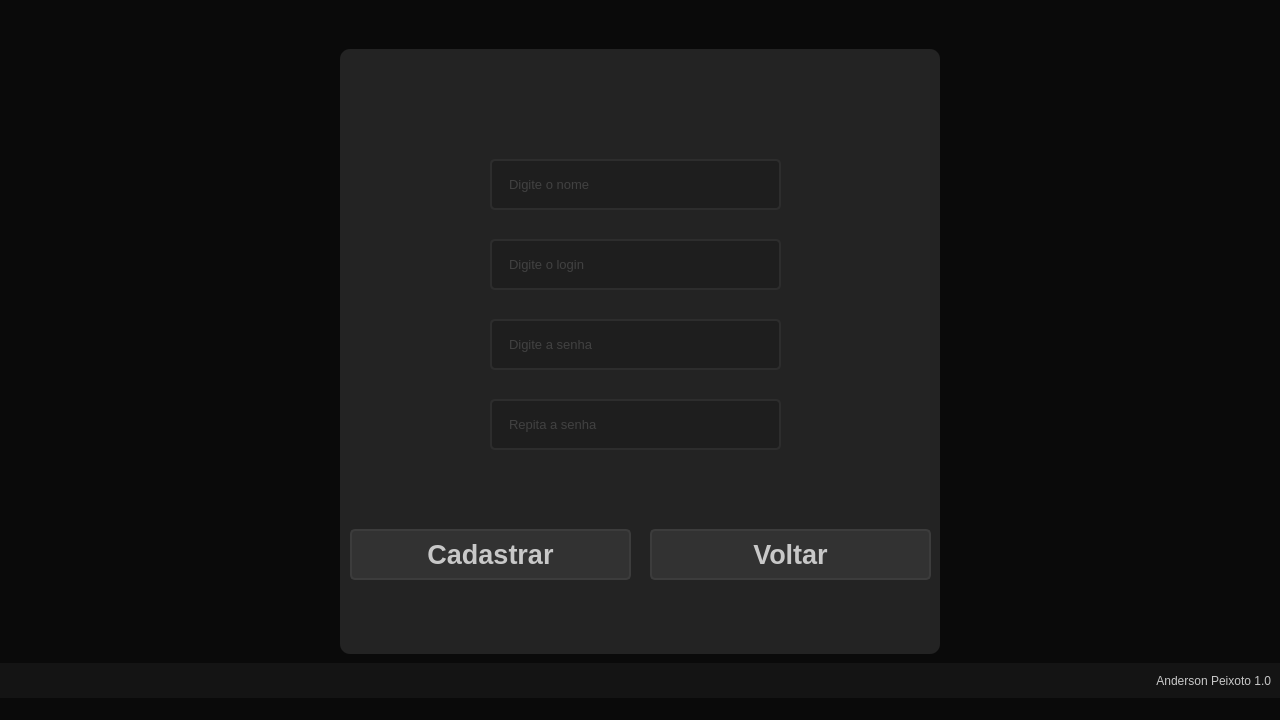
<?xml version="1.0" encoding="UTF-8"?>
<ui version="4.0">
 <class>MainWindow</class>
 <widget class="QMainWindow" name="MainWindow">
  <property name="geometry">
   <rect>
    <x>0</x>
    <y>0</y>
    <width>1280</width>
    <height>720</height>
   </rect>
  </property>
  <property name="minimumSize">
   <size>
    <width>500</width>
    <height>700</height>
   </size>
  </property>
  <property name="windowTitle">
   <string>Login</string>
  </property>
  <property name="windowIcon">
   <iconset>
    <normaloff>Icon.ico</normaloff>Icon.ico</iconset>
  </property>
  <property name="styleSheet">
   <string notr="true">color: rgb(200, 200, 200);
background-color: rgb(10, 10, 10);</string>
  </property>
  <widget class="QWidget" name="centralwidget">
   <layout class="QVBoxLayout" name="verticalLayout">
    <property name="spacing">
     <number>0</number>
    </property>
    <property name="leftMargin">
     <number>0</number>
    </property>
    <property name="topMargin">
     <number>0</number>
    </property>
    <property name="rightMargin">
     <number>0</number>
    </property>
    <property name="bottomMargin">
     <number>0</number>
    </property>
    <item>
     <widget class="QFrame" name="top_bar">
      <property name="maximumSize">
       <size>
        <width>16777215</width>
        <height>40</height>
       </size>
      </property>
      <property name="styleSheet">
       <string notr="true"/>
      </property>
      <property name="frameShape">
       <enum>QFrame::NoFrame</enum>
      </property>
      <property name="frameShadow">
       <enum>QFrame::Raised</enum>
      </property>
      <layout class="QHBoxLayout" name="horizontalLayout_2">
       <property name="spacing">
        <number>0</number>
       </property>
       <property name="leftMargin">
        <number>0</number>
       </property>
       <property name="topMargin">
        <number>5</number>
       </property>
       <property name="rightMargin">
        <number>0</number>
       </property>
       <property name="bottomMargin">
        <number>0</number>
       </property>
      </layout>
     </widget>
    </item>
    <item>
     <widget class="QFrame" name="content">
      <property name="styleSheet">
       <string notr="true"/>
      </property>
      <property name="frameShape">
       <enum>QFrame::NoFrame</enum>
      </property>
      <property name="frameShadow">
       <enum>QFrame::Raised</enum>
      </property>
      <layout class="QHBoxLayout" name="horizontalLayout">
       <item>
        <widget class="QFrame" name="login_area">
         <property name="maximumSize">
          <size>
           <width>600</width>
           <height>700</height>
          </size>
         </property>
         <property name="styleSheet">
          <string notr="true">background-color: rgb(35, 35, 35);
border-radius: 10px;</string>
         </property>
         <property name="frameShape">
          <enum>QFrame::NoFrame</enum>
         </property>
         <property name="frameShadow">
          <enum>QFrame::Raised</enum>
         </property>
         <widget class="QLineEdit" name="lineEdit">
          <property name="geometry">
           <rect>
            <x>150</x>
            <y>110</y>
            <width>291</width>
            <height>51</height>
           </rect>
          </property>
          <property name="font">
           <font>
            <family>Segoe UI</family>
            <pointsize>10</pointsize>
           </font>
          </property>
          <property name="styleSheet">
           <string notr="true">QLineEdit {
	border: 2px solid rgb(45,45,45);
	border-radius: 5px;
	padding: 15px;
	color: rgb(100,100,100);
	background-color: rgb(30, 30,30);
}

QLineEdit:hover{
	border: 2px solid rgb(55,55,55);

}

QLineEdit:focus{
	border: 2px solid rgb(255,207,0);
	color: rgb(200,200,200);
}</string>
          </property>
          <property name="maxLength">
           <number>32</number>
          </property>
          <property name="placeholderText">
           <string>Digite o nome</string>
          </property>
         </widget>
         <widget class="QLineEdit" name="lineEdit_3">
          <property name="geometry">
           <rect>
            <x>150</x>
            <y>270</y>
            <width>291</width>
            <height>51</height>
           </rect>
          </property>
          <property name="font">
           <font>
            <family>Segoe UI</family>
            <pointsize>10</pointsize>
           </font>
          </property>
          <property name="styleSheet">
           <string notr="true">QLineEdit {
	border: 2px solid rgb(45,45,45);
	border-radius: 5px;
	padding: 15px;
	color: rgb(100,100,100);
	background-color: rgb(30, 30,30);
}

QLineEdit:hover{
	border: 2px solid rgb(55,55,55);

}

QLineEdit:focus{
	border: 2px solid rgb(255,207,0);
	color: rgb(200,200,200);
}</string>
          </property>
          <property name="maxLength">
           <number>16</number>
          </property>
          <property name="echoMode">
           <enum>QLineEdit::Password</enum>
          </property>
          <property name="placeholderText">
           <string>Digite a senha</string>
          </property>
         </widget>
         <widget class="QPushButton" name="pushButton">
          <property name="geometry">
           <rect>
            <x>10</x>
            <y>480</y>
            <width>281</width>
            <height>51</height>
           </rect>
          </property>
          <property name="font">
           <font>
            <pointsize>20</pointsize>
            <weight>75</weight>
            <bold>true</bold>
           </font>
          </property>
          <property name="styleSheet">
           <string notr="true">QPushButton{
	
	background-color: rgb(50, 50, 50);
	border: 2px solid rgb(60,60,60);
	border-radius: 5px;
}

QPushButton:hover{
	
	border: 2px solid rgb(70,70,70);
	border-radius: 5px;
}

QPushButton:pressed{
	
	background-color: rgb(250, 230, 0);
	border: 2px solid rgb(255,165,24);
	color: 5px;
	color: rgb(35,35,35);
}</string>
          </property>
          <property name="text">
           <string>Cadastrar</string>
          </property>
         </widget>
         <widget class="QLabel" name="label_5">
          <property name="geometry">
           <rect>
            <x>130</x>
            <y>330</y>
            <width>181</width>
            <height>20</height>
           </rect>
          </property>
          <property name="font">
           <font>
            <weight>75</weight>
            <bold>true</bold>
           </font>
          </property>
          <property name="styleSheet">
           <string notr="true">color: rgb(255, 0, 0);</string>
          </property>
          <property name="text">
           <string/>
          </property>
         </widget>
         <widget class="QLineEdit" name="lineEdit_4">
          <property name="geometry">
           <rect>
            <x>150</x>
            <y>350</y>
            <width>291</width>
            <height>51</height>
           </rect>
          </property>
          <property name="font">
           <font>
            <family>Segoe UI</family>
            <pointsize>10</pointsize>
           </font>
          </property>
          <property name="styleSheet">
           <string notr="true">QLineEdit {
	border: 2px solid rgb(45,45,45);
	border-radius: 5px;
	padding: 15px;
	color: rgb(100,100,100);
	background-color: rgb(30, 30,30);
}

QLineEdit:hover{
	border: 2px solid rgb(55,55,55);

}

QLineEdit:focus{
	border: 2px solid rgb(255,207,0);
	color: rgb(200,200,200);
}</string>
          </property>
          <property name="maxLength">
           <number>16</number>
          </property>
          <property name="echoMode">
           <enum>QLineEdit::Password</enum>
          </property>
          <property name="placeholderText">
           <string>Repita a senha</string>
          </property>
         </widget>
         <widget class="QLineEdit" name="lineEdit_2">
          <property name="geometry">
           <rect>
            <x>150</x>
            <y>190</y>
            <width>291</width>
            <height>51</height>
           </rect>
          </property>
          <property name="font">
           <font>
            <family>Segoe UI</family>
            <pointsize>10</pointsize>
           </font>
          </property>
          <property name="styleSheet">
           <string notr="true">QLineEdit {
	border: 2px solid rgb(45,45,45);
	border-radius: 5px;
	padding: 15px;
	color: rgb(100,100,100);
	background-color: rgb(30, 30,30);
}

QLineEdit:hover{
	border: 2px solid rgb(55,55,55);

}

QLineEdit:focus{
	border: 2px solid rgb(255,207,0);
	color: rgb(200,200,200);
}</string>
          </property>
          <property name="maxLength">
           <number>32</number>
          </property>
          <property name="placeholderText">
           <string>Digite o login</string>
          </property>
         </widget>
         <widget class="QPushButton" name="pushButton_2">
          <property name="geometry">
           <rect>
            <x>310</x>
            <y>480</y>
            <width>281</width>
            <height>51</height>
           </rect>
          </property>
          <property name="font">
           <font>
            <pointsize>20</pointsize>
            <weight>75</weight>
            <bold>true</bold>
           </font>
          </property>
          <property name="styleSheet">
           <string notr="true">QPushButton{
	
	background-color: rgb(50, 50, 50);
	border: 2px solid rgb(60,60,60);
	border-radius: 5px;
}

QPushButton:hover{
	
	border: 2px solid rgb(70,70,70);
	border-radius: 5px;
}

QPushButton:pressed{
	
	background-color: rgb(250, 230, 0);
	border: 2px solid rgb(255,165,24);
	color: 5px;
	color: rgb(35,35,35);
}</string>
          </property>
          <property name="text">
           <string>Voltar</string>
          </property>
         </widget>
         <widget class="QLabel" name="label_2">
          <property name="geometry">
           <rect>
            <x>210</x>
            <y>70</y>
            <width>231</width>
            <height>20</height>
           </rect>
          </property>
          <property name="font">
           <font>
            <weight>75</weight>
            <bold>true</bold>
           </font>
          </property>
          <property name="styleSheet">
           <string notr="true">color: rgb(0, 0, 255);</string>
          </property>
          <property name="text">
           <string/>
          </property>
         </widget>
         <widget class="QLabel" name="label_3">
          <property name="geometry">
           <rect>
            <x>180</x>
            <y>330</y>
            <width>231</width>
            <height>16</height>
           </rect>
          </property>
          <property name="styleSheet">
           <string notr="true">color: rgb(255, 0, 0);</string>
          </property>
          <property name="text">
           <string/>
          </property>
         </widget>
        </widget>
       </item>
      </layout>
     </widget>
    </item>
    <item>
     <widget class="QFrame" name="bottom">
      <property name="maximumSize">
       <size>
        <width>16777215</width>
        <height>35</height>
       </size>
      </property>
      <property name="styleSheet">
       <string notr="true">background-color: rgb(20, 20, 20);</string>
      </property>
      <property name="frameShape">
       <enum>QFrame::NoFrame</enum>
      </property>
      <property name="frameShadow">
       <enum>QFrame::Raised</enum>
      </property>
      <layout class="QVBoxLayout" name="verticalLayout_2">
       <item>
        <widget class="QLabel" name="label">
         <property name="text">
          <string>Anderson Peixoto 1.0</string>
         </property>
         <property name="alignment">
          <set>Qt::AlignRight|Qt::AlignTrailing|Qt::AlignVCenter</set>
         </property>
        </widget>
       </item>
      </layout>
     </widget>
    </item>
   </layout>
  </widget>
  <widget class="QMenuBar" name="menubar">
   <property name="geometry">
    <rect>
     <x>0</x>
     <y>0</y>
     <width>1280</width>
     <height>21</height>
    </rect>
   </property>
  </widget>
  <widget class="QStatusBar" name="statusbar"/>
 </widget>
 <tabstops>
  <tabstop>lineEdit</tabstop>
  <tabstop>lineEdit_2</tabstop>
  <tabstop>lineEdit_3</tabstop>
  <tabstop>lineEdit_4</tabstop>
  <tabstop>pushButton</tabstop>
  <tabstop>pushButton_2</tabstop>
 </tabstops>
 <resources>
  <include location="file_rc.qrc"/>
 </resources>
 <connections/>
</ui>
